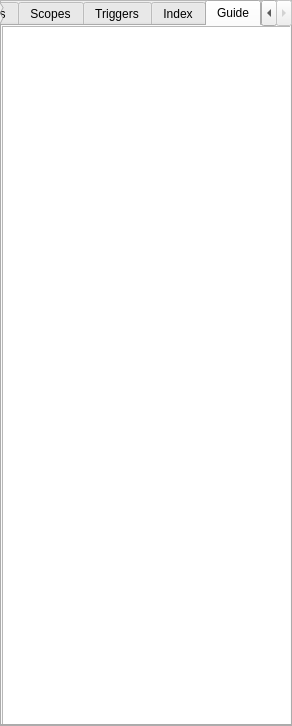
<?xml version="1.0" encoding="UTF-8"?>
<ui version="4.0">
 <class>Frame</class>
 <widget class="QFrame" name="Frame">
  <property name="geometry">
   <rect>
    <x>0</x>
    <y>0</y>
    <width>292</width>
    <height>726</height>
   </rect>
  </property>
  <property name="windowTitle">
   <string>Frame</string>
  </property>
  <property name="frameShape">
   <enum>QFrame::StyledPanel</enum>
  </property>
  <property name="frameShadow">
   <enum>QFrame::Raised</enum>
  </property>
  <widget class="QTabWidget" name="tabWidget">
   <property name="geometry">
    <rect>
     <x>0</x>
     <y>0</y>
     <width>292</width>
     <height>726</height>
    </rect>
   </property>
   <property name="currentIndex">
    <number>4</number>
   </property>
   <widget class="QWidget" name="tab_2">
    <attribute name="title">
     <string>Effects</string>
    </attribute>
    <widget class="QTextBrowser" name="textBrowser">
     <property name="geometry">
      <rect>
       <x>0</x>
       <y>0</y>
       <width>291</width>
       <height>701</height>
      </rect>
     </property>
    </widget>
   </widget>
   <widget class="QWidget" name="tab_3">
    <attribute name="title">
     <string>Scopes</string>
    </attribute>
    <widget class="QTextBrowser" name="textBrowser_2">
     <property name="geometry">
      <rect>
       <x>0</x>
       <y>0</y>
       <width>291</width>
       <height>701</height>
      </rect>
     </property>
    </widget>
   </widget>
   <widget class="QWidget" name="tab_4">
    <attribute name="title">
     <string>Triggers</string>
    </attribute>
    <widget class="QTextBrowser" name="textBrowser_3">
     <property name="geometry">
      <rect>
       <x>0</x>
       <y>0</y>
       <width>291</width>
       <height>701</height>
      </rect>
     </property>
    </widget>
   </widget>
   <widget class="QWidget" name="tab_5">
    <attribute name="title">
     <string>Index</string>
    </attribute>
    <widget class="QTabWidget" name="tabWidget_2">
     <property name="geometry">
      <rect>
       <x>0</x>
       <y>0</y>
       <width>291</width>
       <height>726</height>
      </rect>
     </property>
     <property name="currentIndex">
      <number>3</number>
     </property>
     <widget class="QWidget" name="tab_6">
      <attribute name="title">
       <string>Flags</string>
      </attribute>
      <widget class="QTreeView" name="treeView_2">
       <property name="geometry">
        <rect>
         <x>0</x>
         <y>0</y>
         <width>288</width>
         <height>681</height>
        </rect>
       </property>
      </widget>
     </widget>
     <widget class="QWidget" name="tab_8">
      <attribute name="title">
       <string>Modifiers</string>
      </attribute>
      <widget class="QTextBrowser" name="textBrowser_6">
       <property name="geometry">
        <rect>
         <x>0</x>
         <y>0</y>
         <width>288</width>
         <height>681</height>
        </rect>
       </property>
      </widget>
     </widget>
     <widget class="QWidget" name="tab_9">
      <attribute name="title">
       <string>Variables</string>
      </attribute>
      <widget class="QTreeView" name="treeView">
       <property name="geometry">
        <rect>
         <x>0</x>
         <y>0</y>
         <width>288</width>
         <height>681</height>
        </rect>
       </property>
      </widget>
     </widget>
     <widget class="QWidget" name="tab_7">
      <attribute name="title">
       <string>Data</string>
      </attribute>
      <widget class="QTreeView" name="treeView_3">
       <property name="geometry">
        <rect>
         <x>0</x>
         <y>0</y>
         <width>288</width>
         <height>681</height>
        </rect>
       </property>
      </widget>
     </widget>
    </widget>
   </widget>
   <widget class="QWidget" name="tab_10">
    <attribute name="title">
     <string>Guide</string>
    </attribute>
    <widget class="QTextBrowser" name="textBrowser_4">
     <property name="geometry">
      <rect>
       <x>0</x>
       <y>0</y>
       <width>291</width>
       <height>701</height>
      </rect>
     </property>
    </widget>
   </widget>
  </widget>
 </widget>
 <resources/>
 <connections/>
</ui>
